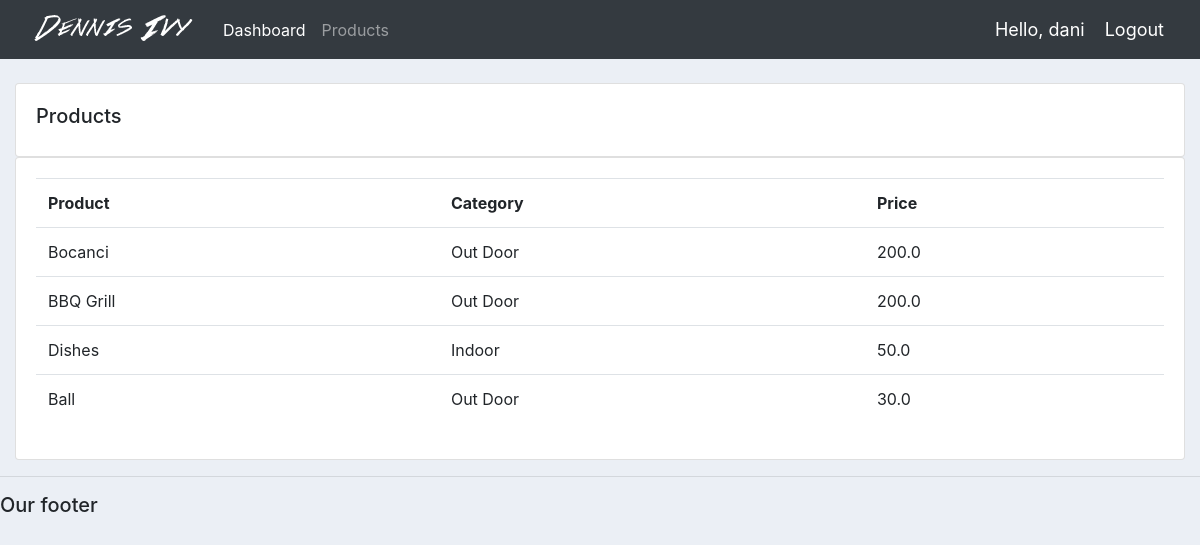
Screenshot of /products/ (signed in) with the database file from the repository.
### accounts/models.py (models this page shows, shortened)
class Product(models.Model):
    CATEGORY = (
        ('Indoor', 'Indoor'),
        ('Out Door', 'Out Door'),
    )
    name = models.CharField(max_length=200, null=True)
    price = models.FloatField(null=True)
    category = models.CharField(max_length=200, null=True, choices=CATEGORY)
    description = models.CharField(max_length=200, null=True, blank=True)
    date_created = models.DateTimeField(auto_now_add=True)
    tags = models.ManyToManyField(Tag)

### accounts/views.py (the view)
# urls.py: path('products/', views.products, name="products"),
@login_required(login_url='login')
def products(request):
    products = Product.objects.all()
    return render(request, 'accounts/products.html', {'products':products})

### accounts/templates/accounts/products.html
{% extends 'accounts/main.html' %}
{% block content %}
<br>
<div class="row">
    <div class="col-md">
        <div class="card card-body">
            <h5>Products</h5>
        </div>
        <div class="card card-body">
            <table class="table">
                <tr>
                    <th>Product</th>
                    <th>Category</th>
                    <th>Price</th>
                </tr>
                {% for i in products %}
                    <tr>
                        <td>{{i.name}}</td>
                        <td>{{i.category}}</td>
                        <td>{{i.price}}</td>
                    </tr>
                {% endfor %}
            </table>
        </div>
    </div>
</div>
{% endblock content %}

### accounts/templates/accounts/navbar.html (shortened to what this page needs)
{% load static %}
<nav class="navbar navbar-expand-lg navbar-dark bg-dark">
    <img src="{% static 'images/logo.png' %}">
    <div class="collapse navbar-collapse" id="navbarNav">
      <ul class="navbar-nav">
        <li class="nav-item active">
          <a class="nav-link" href="{% url 'home' %}">Dashboard</a>
        </li>
        <li class="nav-item">
          <a class="nav-link" href="{% url 'products' %}">Products</a>
        </li>
      </ul>
    </div>
    <span class="hello-msg">Hello, {{request.user}}</span>
    <span><a class="hello-msg" href="{% url 'logout' %}">Logout</a></span>
  </nav>

### static/css/main.css (style rules this page uses)
body { background-color: #ebeff5; }

### accounts/templates/accounts/navbar.html (style rules this page uses)
.hello-msg { font-size: 18px; color: #fff; margin-right: 20px; }

### rows the page displays
Product: name "Bocanci", category "Out Door", price "200.0"
Product: name "BBQ Grill", category "Out Door", price "200.0"
Product: name "Dishes", category "Indoor", price "50.0"
Product: name "Ball", category "Out Door", price "30.0"

### other values shown
{{ request.user }} "dani"
